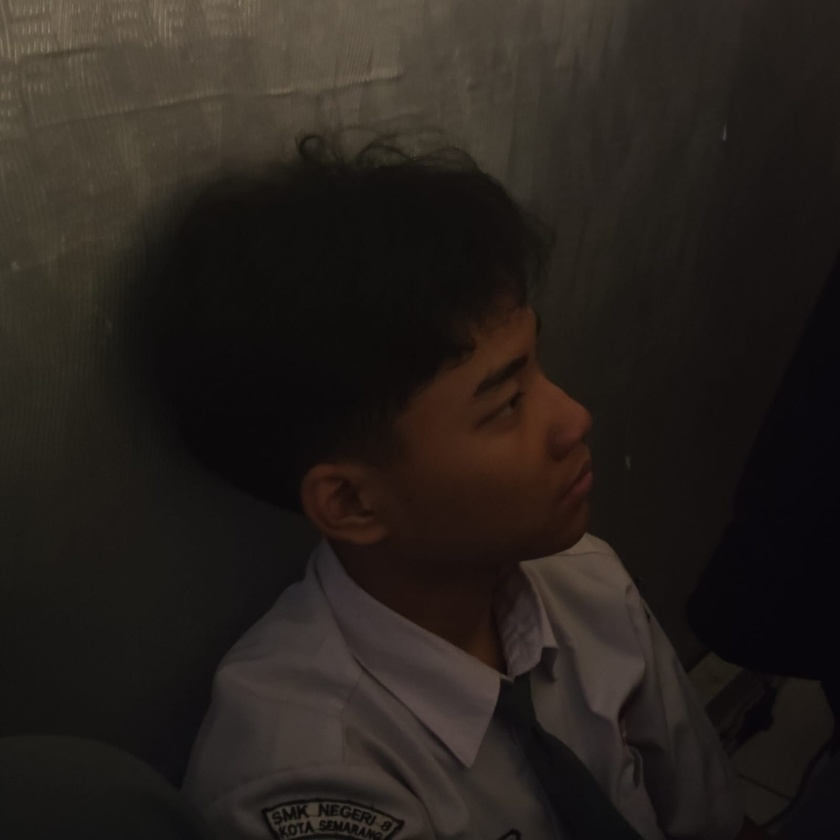
#> input picture color-inversion/profile.jpeg, 840 x 840 px, shrunk from 1600 x 1600 before the run
$ python main.py
#> lines starting #> are read from the running program, lines starting #| are printed output that depends on the picture
import matplotlib.pyplot as plt

img = plt.imread('profile.jpeg')
#> img is the input picture: shape (840, 840, 3); mean R, G, B 38.8, 33, 28.7
img_negatif = 255 - img
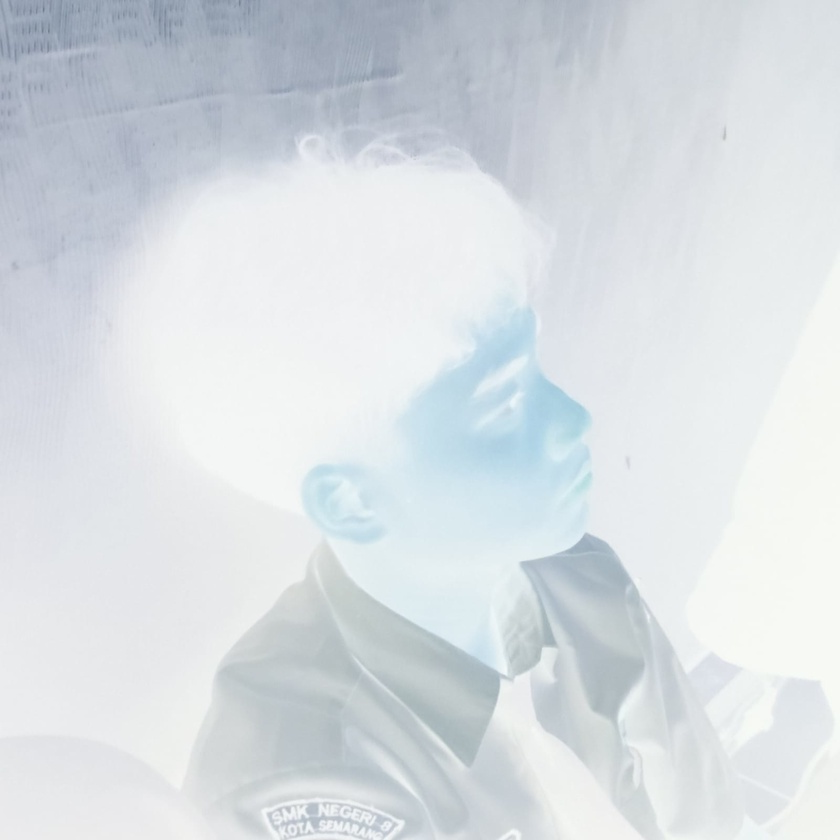
#> img_negatif: shape (840, 840, 3); mean R, G, B 216.2, 222, 226.3

plt.imshow(img_negatif)
plt.axis('off')
plt.show()
